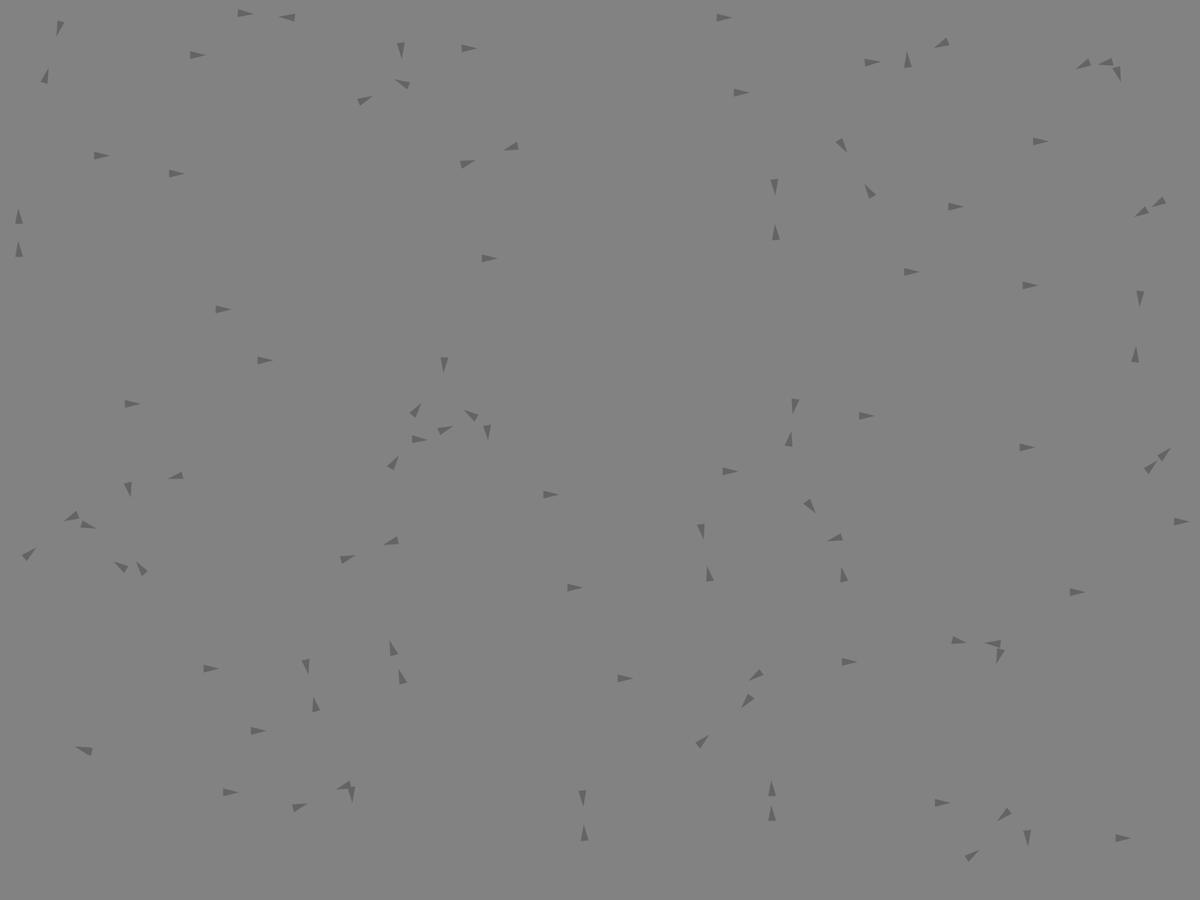
Frame 1 (no input)
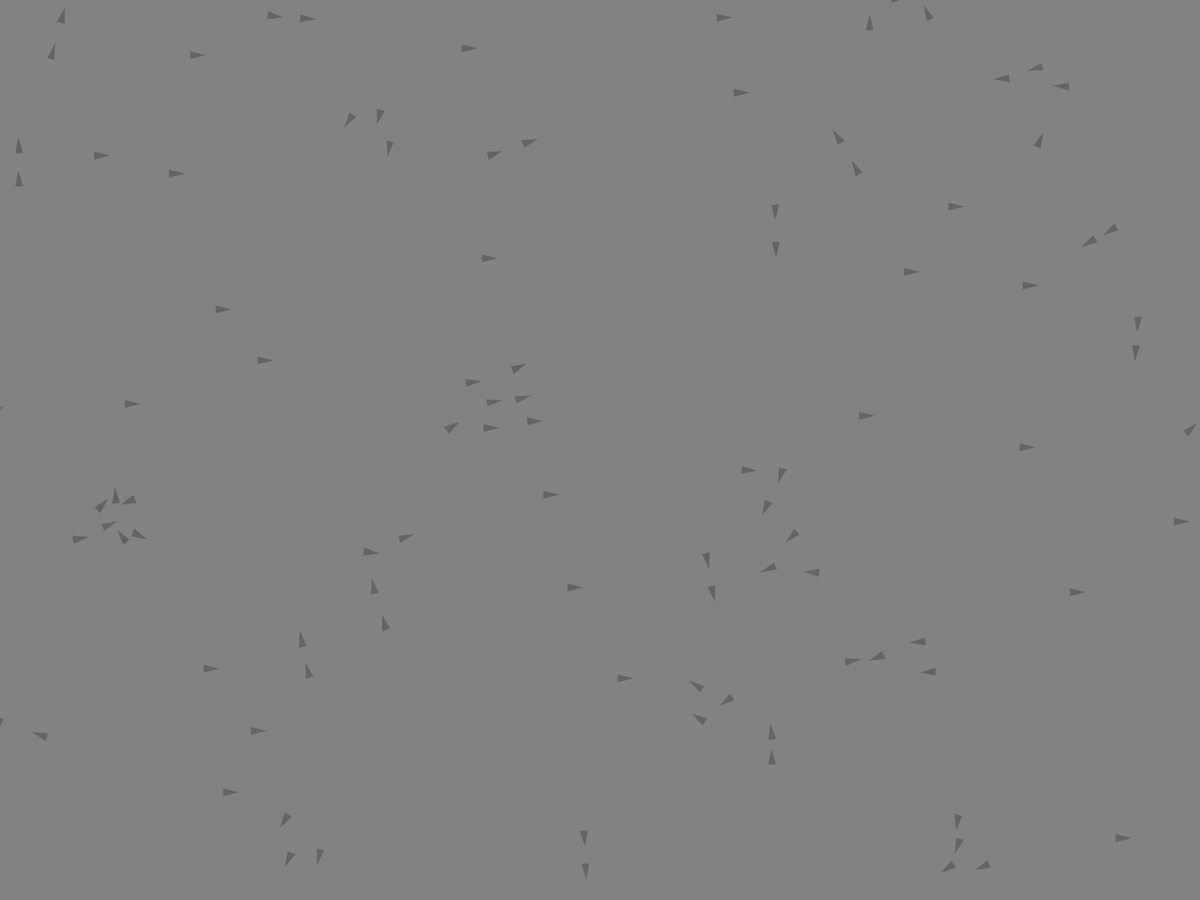
Frame 60 (the mouse pressed at the canvas centre just before this capture)
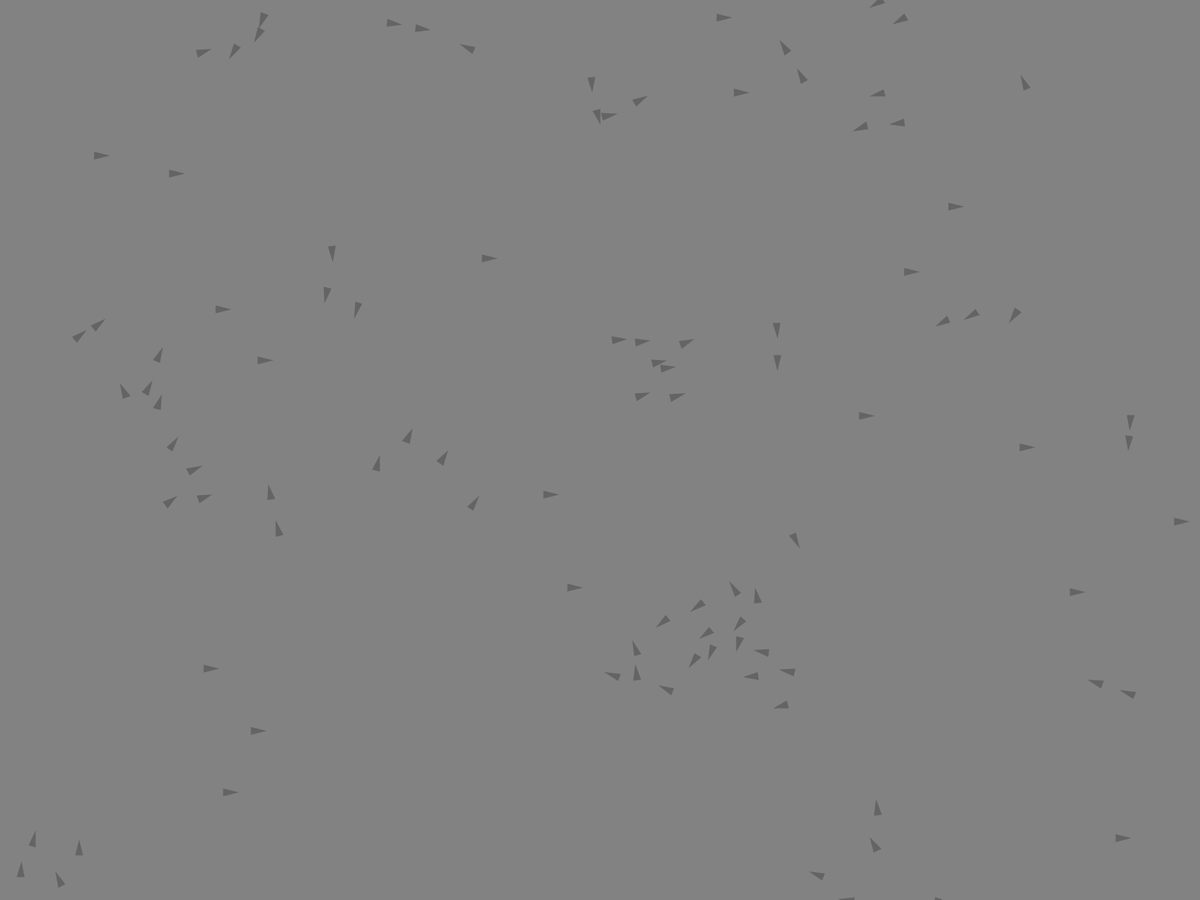
Frame 120 (the mouse held since frame 60 and released just before this capture)

The Processing sketch that drew these frames (run headless with seeded random() and noise(); from frame 60 on, the mouse is pressed at the canvas centre):

// Processing sketch: Main
// ── Main.pde
ArrayList<Mover> movers;
int initial = 100;

void setup()
{
  fullScreen();
  frameRate(144);
  movers = new ArrayList<Mover>();
  for(int i = 0; i < initial; i++)
  {
    movers.add(new Mover(int(random(width)), int(random(height))));
  }
}

void draw()
{
  background(130);
  movers.forEach(mover -> {
    if(mouseButton == RIGHT) mover.applyForce(mover.seek(new PVector(mouseX, mouseY)));
    mover.flock(movers, new float[]{80f, 45f, 45f}); // C A S
    mover.run();
  });
}

void mousePressed()
{
  if(mouseButton == LEFT) movers.add(new Mover(mouseX, mouseY));
}

// ── Mover.pde
class Mover
{
  PVector pos, vel, acc;
  float maxSpeed = 12; // Max moving force
  float maxForce = 0.06; // Max steering
  int r = 8;
  
  Mover(int x, int y)
  {
    this.pos = new PVector(x, y);
    this.vel = new PVector(0, 0);
    this.acc = new PVector(0, 0);
  }
  
  public void run()
  {
    this.update();
    this.edges();
    this.show();
  }
  
  PVector seek(PVector target)
  {
    PVector desired; // DESIRED = TARGET - POSITION
    PVector steer; // STEER = DESIRED - VELOCITY
    
    desired = PVector.sub(target, this.pos);
    desired.setMag(maxSpeed);
    
    steer = PVector.sub(desired, this.vel);
    steer.limit(maxForce);
    
    //this.applyForce(steer);
    return steer;
  }
  
  void flock(ArrayList<Mover> movers, float[] perception)
  {
    PVector cohesion = cohesionForce(movers, perception[0]);
    PVector alignment = alignmentForce(movers, perception[1]);
    PVector separation = separationForce(movers, perception[2]);
    
    applyForce(cohesion, 1);
    applyForce(alignment, 1);
    applyForce(separation, 1.5);
  }
  
  void update()
  {
    this.vel.add(this.acc);
    this.vel.limit(this.maxSpeed);
    this.pos.add(this.vel);
    this.acc.set(0, 0);
  }
  
  void show()
  {
    stroke(100);
    strokeWeight(2);
    fill(100);
    pushMatrix();
    translate(this.pos.x, this.pos.y);
    rotate(this.vel.heading());
    triangle(-this.r, -this.r / 2, -this.r, this.r / 2, this.r, 0);
    popMatrix();
  }
  
  void applyForce(PVector force)
  {
    this.acc.add(force);
  }
  void applyForce(PVector force, float weight)
  {
    this.acc.add(force.mult(weight));
  }
  
  void edges() {
    if (this.pos.x > width + this.r) {
      this.pos.x = -this.r;
    } else if (this.pos.x < -this.r) {
      this.pos.x = width + this.r;
    }
    if (this.pos.y > height + this.r) {
      this.pos.y = -this.r;
    } else if (this.pos.y < -this.r) {
      this.pos.y = height + this.r;
    }
  }
  
  PVector separationForce(ArrayList<Mover> movers, float perception)
  {
    PVector steer = new PVector(0, 0);
    float total = 0;
    
    for(Mover mover : movers)
    {
      float dist = PVector.dist(this.pos, mover.pos);
      if(dist > 0 && dist < perception)
      {
        PVector diff = PVector.sub(this.pos, mover.pos);
        diff.normalize();
        diff.div(dist);
        steer.add(diff);
        total++;
      }
    }
    if(total > 0)
    {
      steer.div(total);
    }
    if(steer.mag() > 0)
    {
      steer.setMag(maxSpeed);
      steer.sub(this.vel);
      steer.limit(maxForce);
    }
    return steer;
  }
  
  PVector alignmentForce(ArrayList<Mover> movers, float perception)
  {
    PVector averageVel = new PVector(0, 0);
    float total = 0;
    
    for(Mover mover : movers)
    {
      float dist = PVector.dist(this.pos, mover.pos);
      if(dist > 0 && dist < perception)
      {
        averageVel.add(mover.vel);
        total++;
      }
    }
    if(total > 0)
    {
      averageVel.div(total);
      averageVel.setMag(maxSpeed);
      PVector steer = PVector.sub(averageVel, this.vel);
      steer.limit(maxForce);
      return steer;
    }
    else
    {
      return new PVector(0, 0);
    }
  }
  
  PVector cohesionForce(ArrayList<Mover> movers, float perception)
  {
    PVector averagePos = new PVector(0, 0);
    float total = 0;
    
    for(Mover mover : movers)
    {
      float dist = PVector.dist(this.pos, mover.pos);
      if(dist > 0 && dist < perception)
      {
        averagePos.add(mover.pos);
        total++;
      }
    }
    if(total > 0)
    {
      averagePos.div(total);
      return seek(averagePos);
    }
    else
    {
      return new PVector(0, 0);
    }
  }
}
